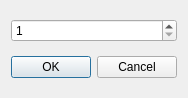
<?xml version="1.0" encoding="UTF-8"?>
<ui version="4.0">
 <class>DialogInputValue</class>
 <widget class="QDialog" name="DialogInputValue">
  <property name="geometry">
   <rect>
    <x>0</x>
    <y>0</y>
    <width>174</width>
    <height>98</height>
   </rect>
  </property>
  <property name="windowTitle">
   <string>Dialog</string>
  </property>
  <layout class="QGridLayout" name="gridLayout">
   <item row="0" column="0">
    <widget class="QSpinBox" name="spinBox">
     <property name="minimum">
      <number>1</number>
     </property>
     <property name="maximum">
      <number>200</number>
     </property>
    </widget>
   </item>
   <item row="1" column="0">
    <widget class="QDialogButtonBox" name="buttonBox">
     <property name="orientation">
      <enum>Qt::Horizontal</enum>
     </property>
     <property name="standardButtons">
      <set>QDialogButtonBox::Cancel|QDialogButtonBox::Ok</set>
     </property>
    </widget>
   </item>
  </layout>
 </widget>
 <resources/>
 <connections>
  <connection>
   <sender>buttonBox</sender>
   <signal>accepted()</signal>
   <receiver>DialogInputValue</receiver>
   <slot>accept()</slot>
   <hints>
    <hint type="sourcelabel">
     <x>248</x>
     <y>254</y>
    </hint>
    <hint type="destinationlabel">
     <x>157</x>
     <y>274</y>
    </hint>
   </hints>
  </connection>
  <connection>
   <sender>buttonBox</sender>
   <signal>rejected()</signal>
   <receiver>DialogInputValue</receiver>
   <slot>reject()</slot>
   <hints>
    <hint type="sourcelabel">
     <x>316</x>
     <y>260</y>
    </hint>
    <hint type="destinationlabel">
     <x>286</x>
     <y>274</y>
    </hint>
   </hints>
  </connection>
 </connections>
</ui>
